Frame 1 (no input): blank canvas, image omitted
Frame 60 (the mouse pressed at the canvas centre just before this capture): blank canvas, image omitted
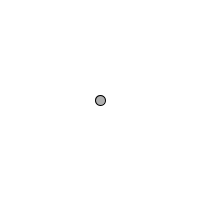
Frame 120 (the mouse held since frame 60 and released just before this capture)

The Processing sketch whose frames 1 and 60 were blank and that drew this single picture after the mouse press (run headless with seeded random() and noise(); from frame 60 on, the mouse is pressed at the canvas centre):

// Processing sketch: processing_166243
// ── processing_166243.pde

//tracy's make the circle grow with movement of mouse
int circleSizeX = 0;
int circleY = circleSizeX;



void setup () {
size (200,200);
}

void draw () {
background (255);
stroke (0);
fill (175);
ellipse (mouseX, mouseY, circleSizeX, circleY);
circleSizeX = circleSizeX+abs(mouseX-pmouseX)/10;
circleY = circleSizeX;
}
